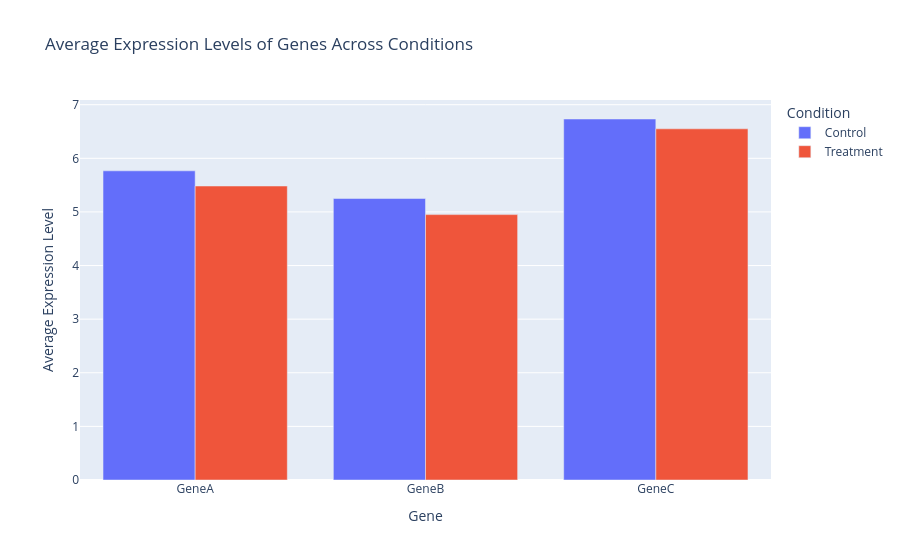

This figure's notebook cell:
### Code cell
#Bar Chart
# Reshape the data to have 'Gene' and 'Expression_Level' 
df_melted = df.melt(id_vars=['Time', 'Condition'],
value_vars=['GeneA', 'GeneB', 'GeneC'],
var_name='Gene', value_name='Expression_Level')
# Calculate the average expression level for each gene across conditions
df_avg = df_melted.groupby(['Gene', 'Condition']) ['Expression_Level'].mean().reset_index()
# Bar chart for average expression levels of each gene across conditions
fig = px.bar(df_avg, x='Gene', y='Expression_Level',
color='Condition', barmode='group',
   title="Average Expression Levels of Genes Across Conditions")

fig.update_layout(xaxis_title="Gene", yaxis_title="Average Expression Level")
fig.show()

### Figure 1 — Plotly figure (JSON) as saved in the notebook; plotly's stock layout.template omitted (floating-point values rounded to 4 significant figures)
{"data": [{"alignmentgroup": "True", "hovertemplate": "Condition=Control<br>Gene=%{x}<br>Expression_Level=%{y}<extra></extra>", "legendgroup": "Control", "marker": {"color": "#636efa", "pattern": {"shape": ""}}, "name": "Control", "offsetgroup": "Control", "orientation": "v", "showlegend": true, "textposition": "auto", "type": "bar", "x": ["GeneA", "GeneB", "GeneC"], "xaxis": "x", "y": [5.767, 5.25, 6.733], "yaxis": "y"}, {"alignmentgroup": "True", "hovertemplate": "Condition=Treatment<br>Gene=%{x}<br>Expression_Level=%{y}<extra></extra>", "legendgroup": "Treatment", "marker": {"color": "#EF553B", "pattern": {"shape": ""}}, "name": "Treatment", "offsetgroup": "Treatment", "orientation": "v", "showlegend": true, "textposition": "auto", "type": "bar", "x": ["GeneA", "GeneB", "GeneC"], "xaxis": "x", "y": [5.483, 4.95, 6.55], "yaxis": "y"}], "layout": {"autosize": true, "barmode": "group", "legend": {"title": {"text": "Condition"}, "tracegroupgap": 0}, "title": {"text": "Average Expression Levels of Genes Across Conditions"}, "xaxis": {"anchor": "y", "autorange": true, "domain": [0, 1], "range": [-0.5, 2.5], "title": {"text": "Gene"}, "type": "category"}, "yaxis": {"anchor": "x", "autorange": true, "domain": [0, 1], "range": [0, 7.088], "title": {"text": "Average Expression Level"}, "type": "linear"}}}
